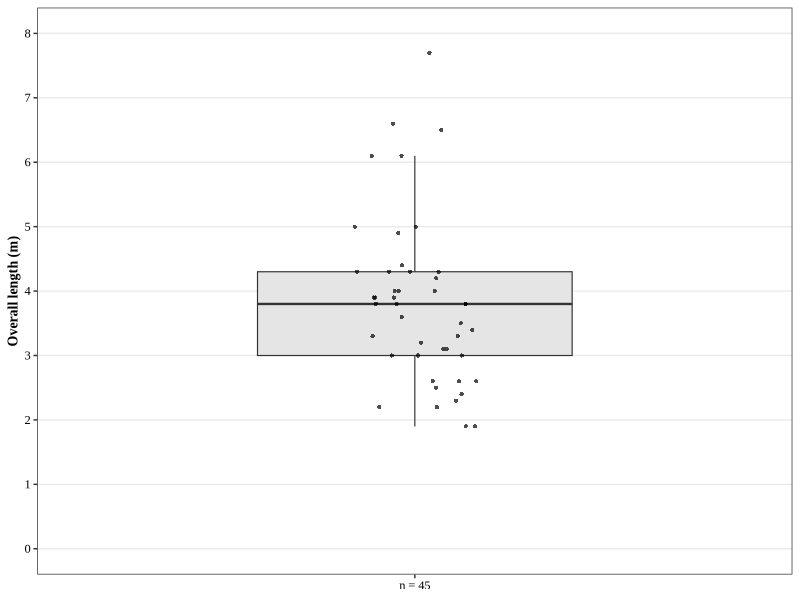
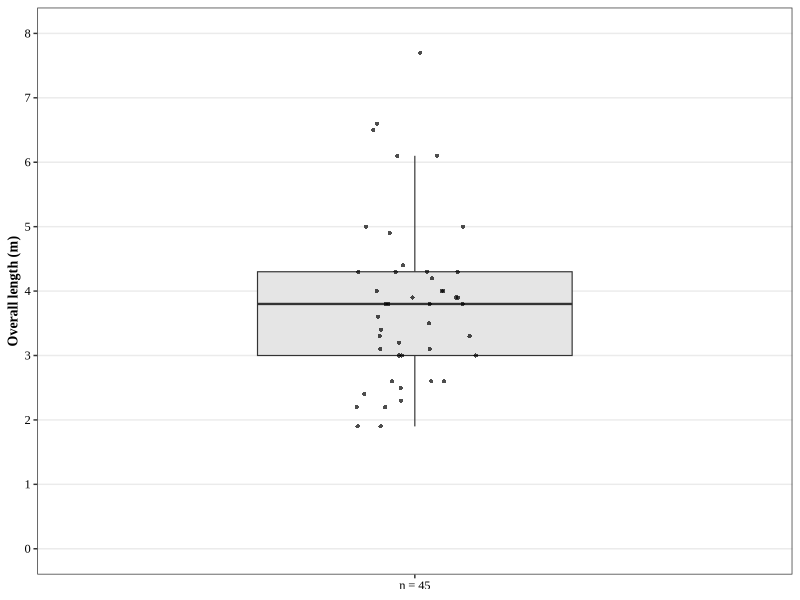

Generate these figures, in order, with R:
# 중부지역 백제 한성기 토기 가마의 전체 길이 분포 (Response to Reviewers, Fig R1; 답변 E-23).
# 자료: 윤예주·주찬혁·송만영 2024, 한국고고학보 2024(2): 221–254, 표 2 '가마크기(m) 길이·폭'
#       → Data/yun2024_table2_kilns.csv (69기 그대로 옮김; 길이는 가마의 전체 길이).
# 길이·폭이 모두 있는 46기 가운데 괄호 값(잔존 치수)인 원주 만종리 4호를 뺀 45기를 한 상자로 그린다.
#   Rscript Rscripts/Fig_KilnLength.R      (Rscripts/make_figures.sh graphs 가 부른다)
library(ggplot2)
library(here)

FONT <- "Times New Roman"
OUT <- here("Results/figures/kiln_length")
dir.create(OUT, showWarnings = FALSE, recursive = TRUE)

d <- read.csv(here("Data/yun2024_table2_kilns.csv"), fileEncoding = "UTF-8", stringsAsFactors = FALSE)
k <- d[!is.na(d$length_m) & !is.na(d$width_m) & d$note == "", ]

x <- k$length_m
g <- data.frame(group = sprintf("n = %d", length(x)), length_m = x)

# 요약값 (답변서·원고 문장의 수치)
s <- data.frame(n = length(x), min = min(x), q1 = unname(quantile(x, .25)), median = median(x),
                q3 = unname(quantile(x, .75)), max = max(x), mean = mean(x),
                n_2.5_6.5 = sum(x >= 2.5 & x <= 6.5), n_4.5_6.5 = sum(x >= 4.5 & x <= 6.5))
write.csv(s, file.path(OUT, "Kiln_Length_summary.csv"), row.names = FALSE)
print(s)

set.seed(1)
p <- ggplot(g, aes(x = group, y = length_m)) +
    geom_boxplot(width = 0.5, outlier.shape = NA, fill = "grey90", linewidth = 0.4) +
    geom_jitter(width = 0.10, height = 0, size = 1.1, shape = 16, alpha = 0.7) +
    scale_y_continuous(limits = c(0, 8), breaks = 0:8) +
    labs(x = NULL, y = "Overall length (m)") +
    theme_bw() +
    theme(text = element_text(family = FONT),
          axis.title.y = element_text(size = 10, colour = "black", face = "bold"),
          axis.text = element_text(size = 9, colour = "black"),
          panel.grid.minor = element_blank(),
          panel.grid.major.x = element_blank())

W <- 2.5; H <- 3.0
ggsave(file.path(OUT, "Kiln_Length.tiff"), p, width = W, height = H, units = "in", dpi = 600,
       compression = "lzw", device = "tiff", type = "cairo")
ggsave(file.path(OUT, "Kiln_Length.jpeg"), p, width = W, height = H, units = "in", dpi = 600,
       quality = 95, device = "jpeg", type = "cairo")
